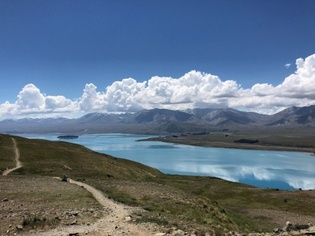
#> input picture Module-2-Basic-Image-Operation/starter_file/new-zealand-lake.jpg, 315 x 236 px, shrunk from 655 x 491 before the run
$ jupyter execute 02_01_Arithmetic_Operations.ipynb   (shell and % lines are left out)
#> lines starting #> are read from the running program, lines starting #| are printed output that depends on the picture
<h1 style="font-size:30px;">Arithmetic Operations</h1>

In this notebook we will cover **arithmetic operations** which includes addition, subtraction and multiplication of images by a scalar. We will also take a look at some unexpected results that ocurr when performing such operations and how to resolve them.

[cell 1]
import cv2
import numpy as np
import matplotlib.pyplot as plt
from IPython.display import Image

if 'google.colab' in str(get_ipython()):
    print("Downloading Code to Colab Environment")
    !wget https://www.dropbox.com/sh/f8ae3j0nbrflife/AAAy-WwcREtWOGgoEbFLDPANa?dl=1 -O module-code.zip -q --show-progress
    !unzip -qq module-code.zip
else:
    pass

### <font style="color:rgb(50,120,230)">Read and display original image</font>

[cell 2]
path = './starter_file/'

[cell 3]
image = 'new-zealand-lake.jpg'
img = cv2.imread(path + image, cv2.IMREAD_COLOR)
#> img is the input picture: shape (236, 315, 3); mean B, G, R 133.8, 114.4, 97.3
Image(filename=path + image, width='400')

# 1. Addition / Subtraction:  Changes the Image Brightness
Adding a constant value to the intensity of each pixel in an image will increase the brightness of the image. Likewise, subtracting a constant value from each pixel will decrease the brighhtness of an image. We can use the **`add()`** and **`subtract()`** functions in OpenCV to perform these operations on images.

<hr style="border:none; height: 4px; background-color:#D3D3D3" />

### <font color="green">Function Syntax </font>
``` python
dst = cv2.add(src1, src2[, dst[, mask[, dtype]]])

```
`dst`: Is the output image of the same size and depth as `src1` and `src2`.

The function has **2 required arguments**:

1. `src1`: first input array or a scalar.
2. `src2`: second input array of or a scalar the same size and the same type as src1.

The function has **2 optional argument**:
1. `mask`: optional operation mask - 8-bit single channel array, that specifies elements of the output array to be changed.
2. `dtype`: optional depth of the output array.

### <font color="green">OpenCV Documentation</font>

[**`add()`**](https://docs.opencv.org/4.5.2/d2/de8/group__core__array.html#ga10ac1bfb180e2cfda1701d06c24fdbd6)
[**`subtract()`**](https://docs.opencv.org/4.5.2/d2/de8/group__core__array.html#gaa0f00d98b4b5edeaeb7b8333b2de353b)

<hr style="border:none; height: 4px; background-color:#D3D3D3" />

### <font style="color:rgb(50,120,230)">Adjust the brightness of an image<font/>

[cell 4]
# Create a matrix with constant intensity.
matrix = np.ones(img.shape, dtype = 'uint8') * 30

# Create brighter and darker images.
img_brighter = cv2.add(img, matrix)
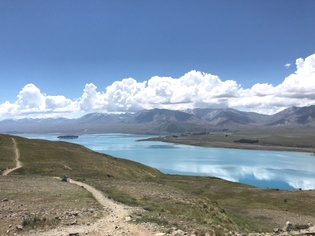
#> img_brighter: shape (236, 315, 3); mean B, G, R 163.1, 144.1, 127.1
img_darker   = cv2.subtract(img, matrix)
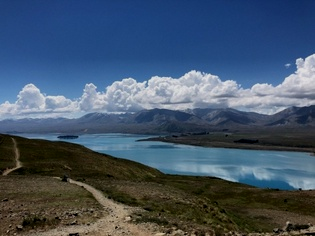
#> img_darker: shape (236, 315, 3); mean B, G, R 104, 84.5, 67.3

# Display the images
plt.figure(figsize = [18,5])
#> (this line was passed over: IPython is not available in this run)
plt.subplot(131); plt.imshow(img_darker[:, :, ::-1]);   plt.title('Darker')
#> (this line was passed over: IPython is not available in this run)
#> (this line was passed over: IPython is not available in this run)
#> (this line was passed over: IPython is not available in this run)
plt.subplot(132); plt.imshow(img[:, :, ::-1]);          plt.title('Original')
#> (this line was passed over: IPython is not available in this run)
#> (this line was passed over: IPython is not available in this run)
#> (this line was passed over: IPython is not available in this run)
plt.subplot(133); plt.imshow(img_brighter[:, :, ::-1]); plt.title('Brighter')

$ run again, with Module-2-Basic-Image-Operation/starter_file/building-windows.jpg copied over Module-2-Basic-Image-Operation/starter_file/new-zealand-lake.jpg
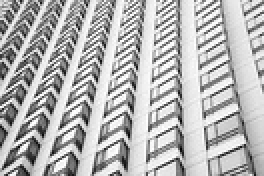
#> input picture Module-2-Basic-Image-Operation/starter_file/building-windows.jpg, 132 x 88 px, shrunk from 275 x 183 before the run (shown 2 times larger)
#> img is the input picture: shape (88, 132, 3); min 0, max 255, mean 181.1
#> `img_brighter = cv2.add(img, matrix)`:
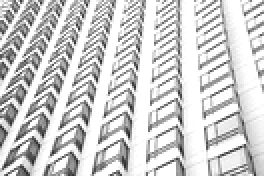
#> img_brighter: shape (88, 132, 3) (shown 2 times larger); min 30, max 255, mean 206.4
#> `img_darker   = cv2.subtract(img, matrix)`:
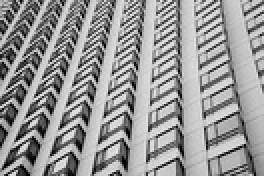
#> img_darker: shape (88, 132, 3) (shown 2 times larger); min 0, max 225, mean 151.2
